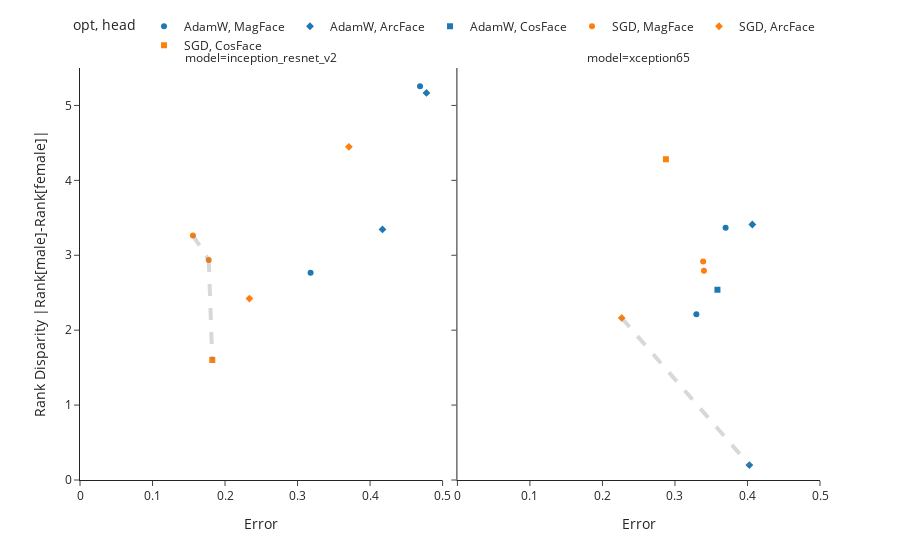

Write notebook code for a chart like this one.
### Code cell
import plotly
df = merge(errdf_sub, rankdf_sub)
df = df[df['epoch'] == 99]
df = df.rename(columns={'Accuracy':'Error'})
df = df.dropna()
df = df[df['Error']<1-1/(7636*2)]
df = df[df['Error']<.6]
df.loc[:,'model'] = df['index'].apply(lambda x: get_name_details(x)[1])
df.loc[:,'head'] = df['index'].apply(lambda x: get_name_details(x)[-2])
df.loc[:,'opt'] = df['index'].apply(lambda x: get_name_details(x)[-1])
df = df.sort_values(by=['model'])


fig = px.scatter(df, x='Error', 
                 y='Disparity', 
                 color='opt',
                 symbol='head',
                 template="simple_white",
                 facet_col = 'model'
            )

fig.update_layout(
    yaxis_title="Rank Disparity |Rank[male]-Rank[female]|",
    yaxis_range=[0,5.5],
    xaxis_range=[0,.5]
)
fig.add_shape(type='line',
                x0=0,y0=0,x1=1,y1=0,
                line=dict(color='Red',),
                xref='x',yref='y'
)
p = np.array(preparePareto(df[df['model'] == model2][['Error','Disparity']], False, False).dropna())
for x, y in zip(p[:-1], p[1:]):
    fig.add_shape(type='line',
                x0=x[0],y0=x[1],x1=y[0],y1=y[1], col=0,row=0,
                line=dict(color='gray',width=4),line_dash='dash',
                xref='x',yref='y')
p = np.array(preparePareto(df[df['model'] == model1][['Error','Disparity']], False, False).dropna())
for x, y in zip(p[:-1], p[1:]):
    fig.add_shape(type='line',
                x0=x[0],y0=x[1],x1=y[0],y1=y[1], col=1,row=0,
                line=dict(color='gray',width=4),line_dash='dash',
                xref='x',yref='y')
    

fig.update_layout(legend=dict(
    orientation="h",
    yanchor="bottom",
    y=1.02,
    xanchor="right",
    x=1
))

fig.show()
plotly.io.write_image(fig, 'app_pareto_diff.pdf', format='pdf')

### Figure 1 — Plotly figure (JSON) as saved in the notebook; plotly's stock layout.template omitted (floating-point values rounded to 4 significant figures)
{"data": [{"hovertemplate": "opt=AdamW<br>head=MagFace<br>model=inception_resnet_v2<br>Error=%{x}<br>Disparity=%{y}<extra></extra>", "legendgroup": "AdamW, MagFace", "marker": {"color": "#1F77B4", "symbol": "circle"}, "mode": "markers", "name": "AdamW, MagFace", "orientation": "v", "showlegend": true, "type": "scatter", "x": [0.4689, 0.318], "xaxis": "x", "y": [5.258, 2.766], "yaxis": "y"}, {"hovertemplate": "opt=AdamW<br>head=MagFace<br>model=xception65<br>Error=%{x}<br>Disparity=%{y}<extra></extra>", "legendgroup": "AdamW, MagFace", "marker": {"color": "#1F77B4", "symbol": "circle"}, "mode": "markers", "name": "AdamW, MagFace", "orientation": "v", "showlegend": false, "type": "scatter", "x": [0.3295, 0.3698], "xaxis": "x2", "y": [2.214, 3.367], "yaxis": "y2"}, {"hovertemplate": "opt=AdamW<br>head=ArcFace<br>model=inception_resnet_v2<br>Error=%{x}<br>Disparity=%{y}<extra></extra>", "legendgroup": "AdamW, ArcFace", "marker": {"color": "#1F77B4", "symbol": "diamond"}, "mode": "markers", "name": "AdamW, ArcFace", "orientation": "v", "showlegend": true, "type": "scatter", "x": [0.4171, 0.4777], "xaxis": "x", "y": [3.345, 5.168], "yaxis": "y"}, {"hovertemplate": "opt=AdamW<br>head=ArcFace<br>model=xception65<br>Error=%{x}<br>Disparity=%{y}<extra></extra>", "legendgroup": "AdamW, ArcFace", "marker": {"color": "#1F77B4", "symbol": "diamond"}, "mode": "markers", "name": "AdamW, ArcFace", "orientation": "v", "showlegend": false, "type": "scatter", "x": [0.4067, 0.4026], "xaxis": "x2", "y": [3.411, 0.1996], "yaxis": "y2"}, {"hovertemplate": "opt=AdamW<br>head=CosFace<br>model=xception65<br>Error=%{x}<br>Disparity=%{y}<extra></extra>", "legendgroup": "AdamW, CosFace", "marker": {"color": "#1F77B4", "symbol": "square"}, "mode": "markers", "name": "AdamW, CosFace", "orientation": "v", "showlegend": true, "type": "scatter", "x": [0.3586, 0.5193], "xaxis": "x2", "y": [2.54, 7.155], "yaxis": "y2"}, {"hovertemplate": "opt=SGD<br>head=MagFace<br>model=inception_resnet_v2<br>Error=%{x}<br>Disparity=%{y}<extra></extra>", "legendgroup": "SGD, MagFace", "marker": {"color": "#FF7F0E", "symbol": "circle"}, "mode": "markers", "name": "SGD, MagFace", "orientation": "v", "showlegend": true, "type": "scatter", "x": [0.1557, 0.1775], "xaxis": "x", "y": [3.265, 2.936], "yaxis": "y"}, {"hovertemplate": "opt=SGD<br>head=MagFace<br>model=xception65<br>Error=%{x}<br>Disparity=%{y}<extra></extra>", "legendgroup": "SGD, MagFace", "marker": {"color": "#FF7F0E", "symbol": "circle"}, "mode": "markers", "name": "SGD, MagFace", "orientation": "v", "showlegend": false, "type": "scatter", "x": [0.3389, 0.34], "xaxis": "x2", "y": [2.916, 2.795], "yaxis": "y2"}, {"hovertemplate": "opt=SGD<br>head=ArcFace<br>model=inception_resnet_v2<br>Error=%{x}<br>Disparity=%{y}<extra></extra>", "legendgroup": "SGD, ArcFace", "marker": {"color": "#FF7F0E", "symbol": "diamond"}, "mode": "markers", "name": "SGD, ArcFace", "orientation": "v", "showlegend": true, "type": "scatter", "x": [0.3708, 0.2336], "xaxis": "x", "y": [4.448, 2.422], "yaxis": "y"}, {"hovertemplate": "opt=SGD<br>head=ArcFace<br>model=xception65<br>Error=%{x}<br>Disparity=%{y}<extra></extra>", "legendgroup": "SGD, ArcFace", "marker": {"color": "#FF7F0E", "symbol": "diamond"}, "mode": "markers", "name": "SGD, ArcFace", "orientation": "v", "showlegend": false, "type": "scatter", "x": [0.2266], "xaxis": "x2", "y": [2.163], "yaxis": "y2"}, {"hovertemplate": "opt=SGD<br>head=CosFace<br>model=inception_resnet_v2<br>Error=%{x}<br>Disparity=%{y}<extra></extra>", "legendgroup": "SGD, CosFace", "marker": {"color": "#FF7F0E", "symbol": "square"}, "mode": "markers", "name": "SGD, CosFace", "orientation": "v", "showlegend": true, "type": "scatter", "x": [0.1824], "xaxis": "x", "y": [1.602], "yaxis": "y"}, {"hovertemplate": "opt=SGD<br>head=CosFace<br>model=xception65<br>Error=%{x}<br>Disparity=%{y}<extra></extra>", "legendgroup": "SGD, CosFace", "marker": {"color": "#FF7F0E", "symbol": "square"}, "mode": "markers", "name": "SGD, CosFace", "orientation": "v", "showlegend": false, "type": "scatter", "x": [0.2875], "xaxis": "x2", "y": [4.282], "yaxis": "y2"}], "layout": {"annotations": [{"font": {}, "showarrow": false, "text": "model=inception_resnet_v2", "x": 0.245, "xanchor": "center", "xref": "paper", "y": 1, "yanchor": "bottom", "yref": "paper"}, {"font": {}, "showarrow": false, "text": "model=xception65", "x": 0.755, "xanchor": "center", "xref": "paper", "y": 1, "yanchor": "bottom", "yref": "paper"}], "legend": {"orientation": "h", "title": {"text": "opt, head"}, "tracegroupgap": 0, "x": 1, "xanchor": "right", "y": 1.02, "yanchor": "bottom"}, "margin": {"t": 60}, "shapes": [{"line": {"color": "Red"}, "type": "line", "x0": 0, "x1": 1, "xref": "x", "y0": 0, "y1": 0, "yref": "y"}, {"line": {"color": "gray", "dash": "dash", "width": 4}, "type": "line", "x0": 0.2266, "x1": 0.4026, "xref": "x2", "y0": 2.163, "y1": 0.1996, "yref": "y2"}, {"line": {"color": "gray", "dash": "dash", "width": 4}, "type": "line", "x0": 0.1557, "x1": 0.1775, "xref": "x", "y0": 3.265, "y1": 2.936, "yref": "y"}, {"line": {"color": "gray", "dash": "dash", "width": 4}, "type": "line", "x0": 0.1775, "x1": 0.1824, "xref": "x", "y0": 2.936, "y1": 1.602, "yref": "y"}], "xaxis": {"anchor": "y", "domain": [0, 0.49], "range": [0, 0.5], "title": {"text": "Error"}}, "xaxis2": {"anchor": "y2", "domain": [0.51, 1], "matches": "x", "title": {"text": "Error"}}, "yaxis": {"anchor": "x", "domain": [0, 1], "range": [0, 5.5], "title": {"text": "Rank Disparity |Rank[male]-Rank[female]|"}}, "yaxis2": {"anchor": "x2", "domain": [0, 1], "matches": "y", "showticklabels": false}}}
